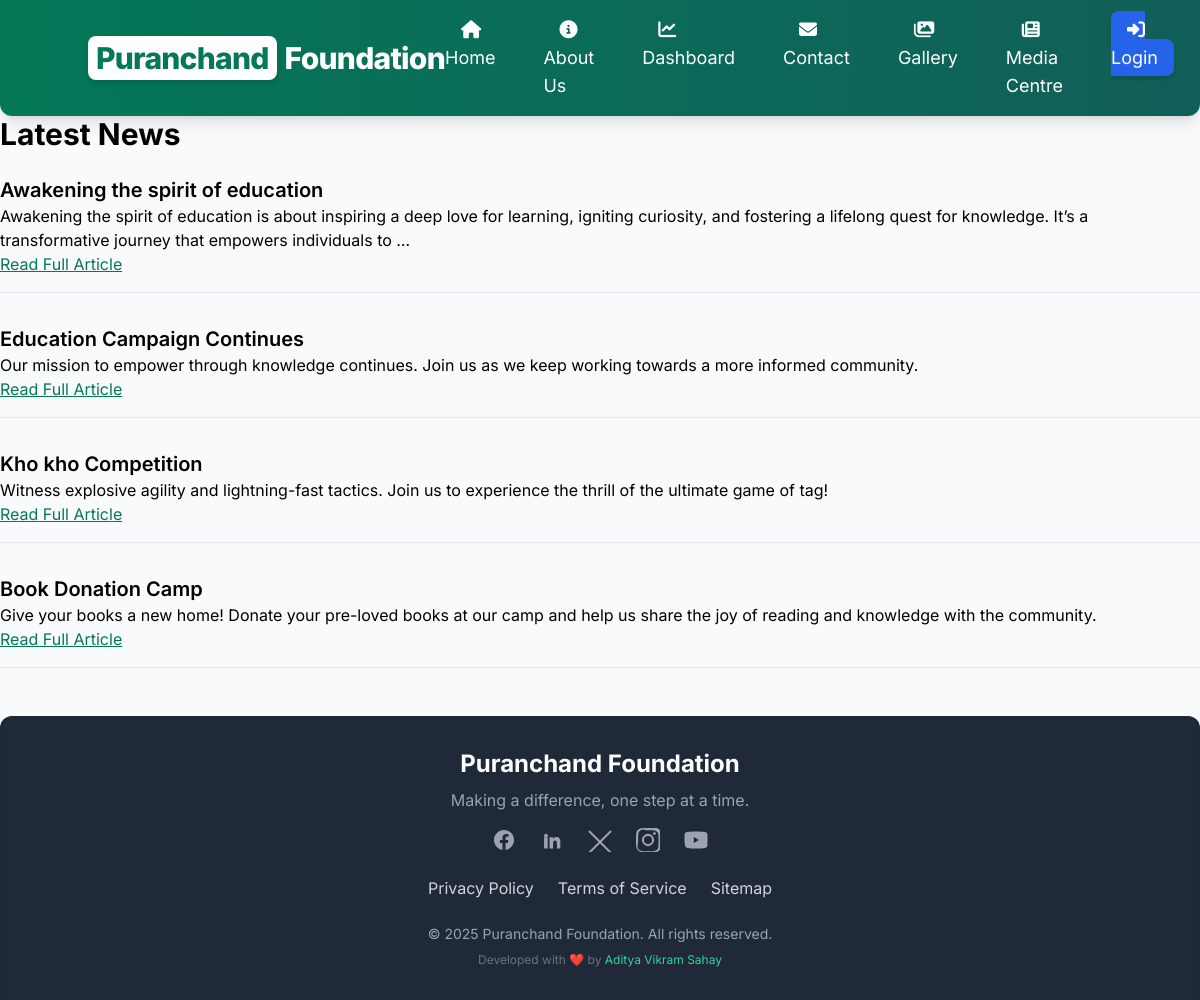
Page /news/ on the committed database.
### foundation_app/models.py (models this page shows, shortened)
class News(models.Model):
    title = models.CharField(max_length=200)
    slug = models.SlugField(unique=True)
    content = models.TextField()
    link = models.URLField(blank=True, null=True)  # <-- Add this line
    class Meta:
        verbose_name_plural = "News"

### foundation_app/views.py (the view)
# urls.py: path('news/', NewsListView.as_view(), name='news_list'),
class NewsListView(ListView):
    model = News
    template_name = 'foundation_app/news_list.html'
    context_object_name = 'news_list'

### foundation_app/context_processors.py (called while the page is built)
def current_year(request):
    return {'current_year': datetime.date.today().year}

### foundation_app/templates/foundation_app/news_list.html (shortened to what this page needs)
{% extends 'foundation_app/base.html' %}
{% block content %}
<h2 class="text-3xl font-bold mb-6">Latest News</h2>
<ul>
  {% for news in news_list %}
    <li class="mb-8 border-b pb-4">
      <h3 class="text-xl font-semibold">{{ news.title }}</h3>
      <p>{{ news.content|truncatewords:30 }}</p>
      {% if news.link %}
        <a href="{{ news.link }}" target="_blank" class="text-emerald-700 underline">Read Full Article</a>
      {% endif %}
    </li>
  {% empty %}
    <li>No news available.</li>
  {% endfor %}
</ul>
{% endblock %}

### foundation_app/templates/foundation_app/base.html (style rules this page uses)
body { font-family: 'Inter', sans-serif; }

### rows in the picture
News: title "Awakening the spirit of education", content "Awakening the spirit of education is about inspiring a deep love for learning, igniting curiosity, and fostering a lifelong quest for knowledge. It’s a transformative journey that empowers individuals to …"
News: title "Education Campaign Continues", content "Our mission to empower through knowledge continues. Join us as we keep working towards a more informed community."
News: title "Kho kho Competition", content "Witness explosive agility and lightning-fast tactics. Join us to experience the thrill of the ultimate game of tag!"
News: title "Book Donation Camp", content "Give your books a new home! Donate your pre-loved books at our camp and help us share the joy of reading and knowledge with the community."
